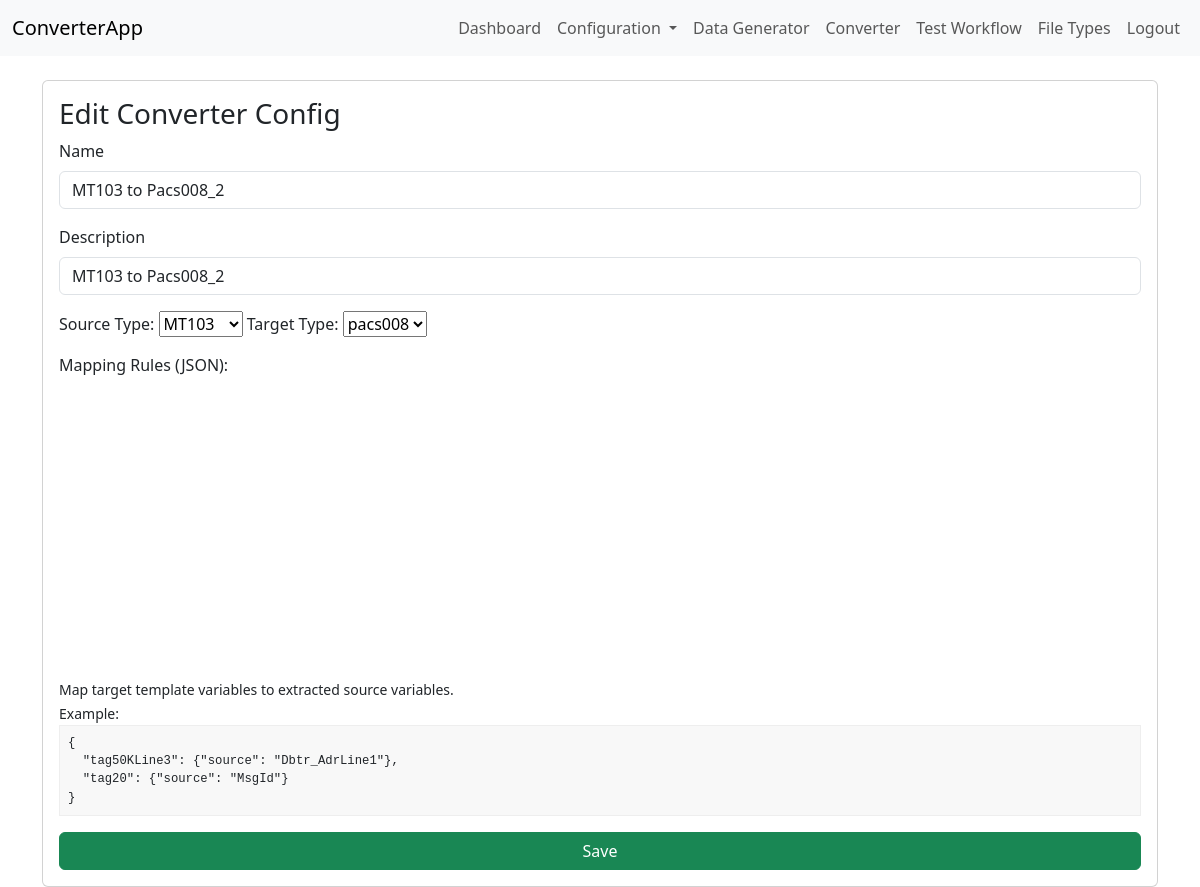
/config/converters/edit/1 (signed in), run on the app's committed database.
### app/models.py (models this page shows)
class ConverterConfig(db.Model):
    __tablename__ = 'converter_config'
    id = db.Column(db.Integer, primary_key=True)
    name = db.Column(db.String(128), nullable=False)
    description = db.Column(db.String(256))
    source_type = db.Column(db.String(64), nullable=False)
    target_type = db.Column(db.String(64), nullable=False)
    rules = db.Column(db.Text, nullable=False)
    schema = db.Column(db.Text, nullable=True)

### app/config/routes.py (the view, shortened to what this page needs)
@converters.route('/config/converters/edit/<int:config_id>', methods=['GET', 'POST'])
@login_required
@admin_required
def edit_converter(config_id):
    config = ConverterConfig.query.get_or_404(config_id)
    return render_template('converter_config_form.html', action='Edit', config=config)

### app/auth/routes.py (called while the page is built)
@login_manager.user_loader
def load_user(user_id):
    return User.query.get(int(user_id))

### app/config/routes.py (called while the page is built)
def admin_required(f):
    from functools import wraps
    @wraps(f)
    def decorated_function(*args, **kwargs):
        if not current_user.is_authenticated or current_user.role != 'admin':
            abort(403)
        return f(*args, **kwargs)
    return decorated_function

### app/templates/converter_config_form.html (shortened to what this page needs)
{% extends 'base.html' %}
{% block content %}
<div class="card">
    <div class="card-body">
        <h3>{{ action }} Converter Config</h3>
        <form method="POST" id="converterConfigForm" enctype="multipart/form-data">
            <div class="mb-3">
                <label class="form-label">Name</label>
                <input type="text" class="form-control" name="name" value="{{ config.name if config else '' }}" required />
            </div>
            <div class="mb-3">
                <label class="form-label">Description</label>
                <input type="text" class="form-control" name="description" value="{{ config.description if config else '' }}" />
            </div>
            <div class="mb-3">
                <label>Source Type:</label>
                <select id="sourceTypeSelect" name="source_type" data-initial="{{ config.source_type if config else '' }}"></select>
                <label>Target Type:</label>
                <select id="targetTypeSelect" name="target_type" data-initial="{{ config.target_type if config else '' }}"></select>
            </div>
            <div class="mb-3">
                <label for="rules">Mapping Rules (JSON):</label>
                <div id="jsoneditor_rules" style="height: 300px;"></div>
                <small>
                  Map target template variables to extracted source variables.<br>
                  Example:<br>
                  <pre style="background:#f8f8f8; border:1px solid #eee; padding:8px;">{
  "tag50KLine3": {"source": "Dbtr_AdrLine1"},
  "tag20": {"source": "MsgId"}
}</pre>
                </small>
            </div>
            <div class="d-grid">
                <button type="submit" class="btn btn-success">Save</button>
            </div>
        </form>
    </div>
</div>
<link href="https://cdn.jsdelivr.net/npm/jsoneditor@9.10.0/dist/jsoneditor.min.css" rel="stylesheet" type="text/css">
{% endblock %}

### data on the page
ConverterConfig: name "MT103 to Pacs008_2", description "MT103 to Pacs008_2", source_type "MT103", target_type "pacs008"

### other printed values
{{ action }} "Edit"
